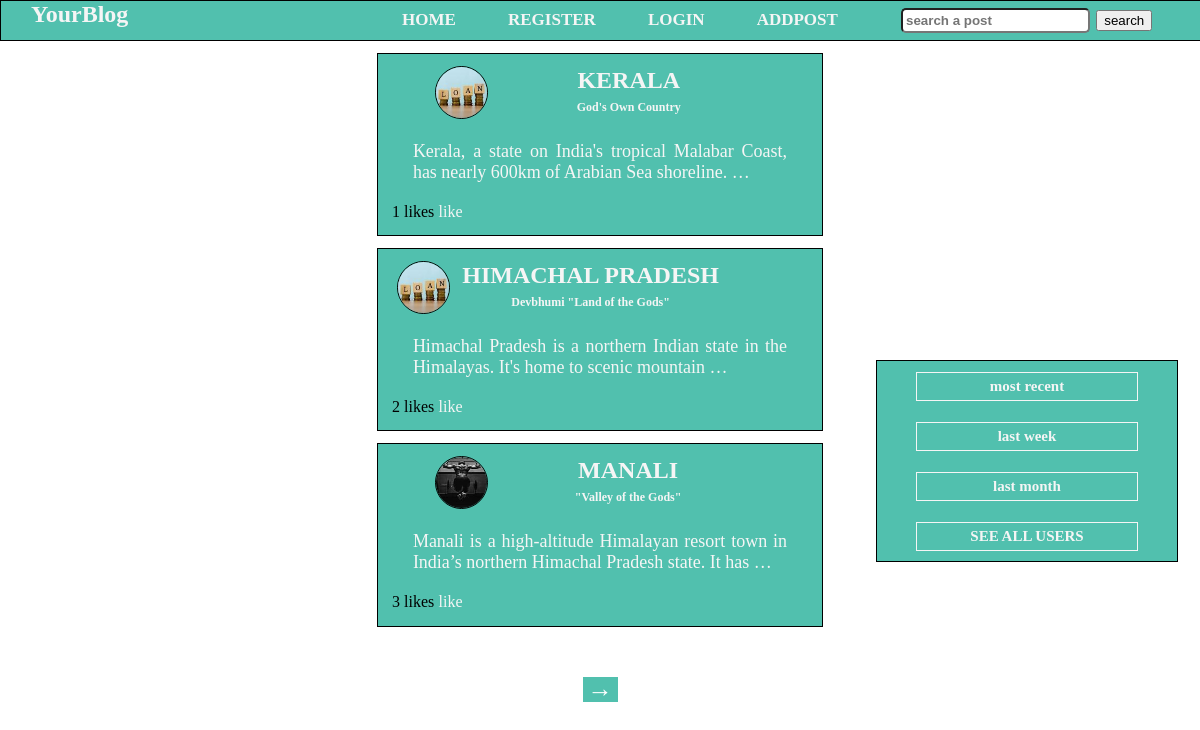
Before: / with the older database file.
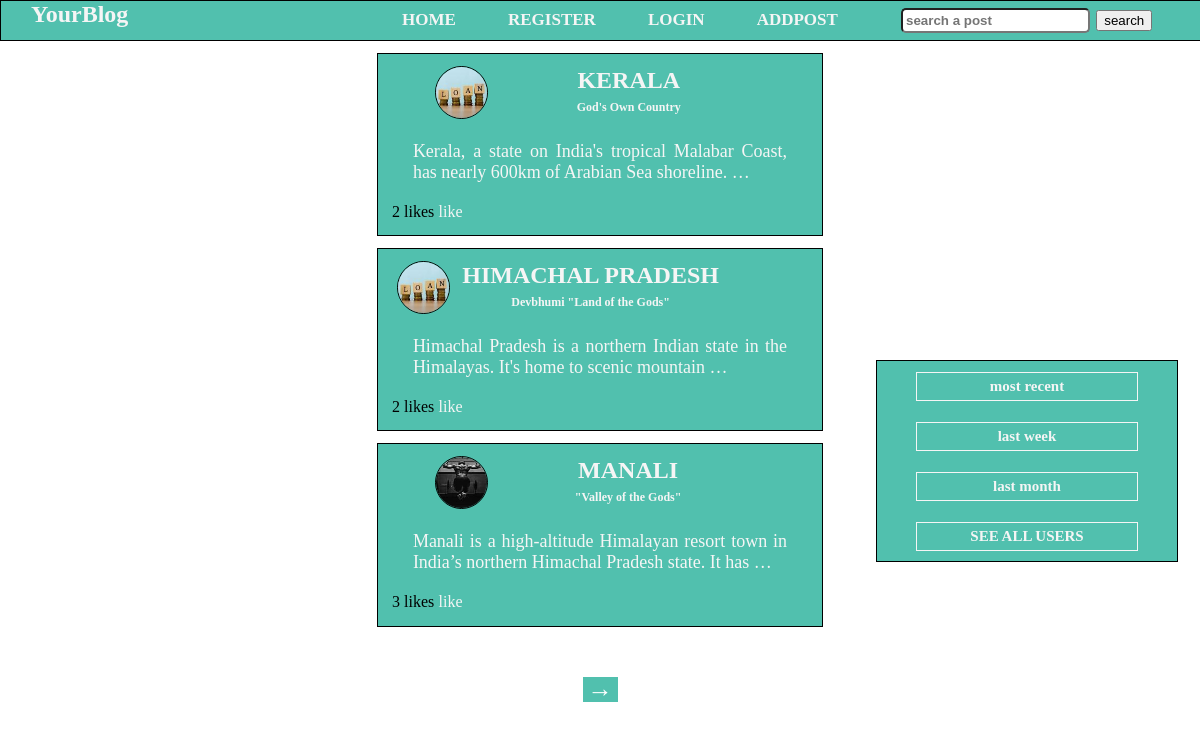
After: the same page with the newer database file.
### blog/models.py (models this page shows, shortened)
class Blogpost(models.Model):
	blog_id = models.AutoField(primary_key=True)
	user = models.ForeignKey(User, on_delete=models.CASCADE)
	title = models.CharField(max_length=30)
	sub_title = models.CharField(max_length=50)
	content = models.TextField(max_length=500)
	likes = models.IntegerField(default=0)
	date = models.DateField(auto_now_add=True)
	class Meta:
		ordering = ['blog_id']

### users/models.py (models this page shows, shortened)
class Profile(models.Model):
	user = models.OneToOneField(User, on_delete=models.CASCADE)
	first_name = models.CharField(max_length=50,default="first name")
	last_name = models.CharField(max_length=50, default="last name")
	age = models.CharField(max_length=2,default="age")
	about = models.CharField(max_length=50, default="about me")
	state = models.CharField(max_length=20,default="state")
	image = models.ImageField(default='profile_pics/default.jpg', upload_to='profile_pics')

### blog/views.py (the view)
# urls.py: path('', views.home, name='bloghome'),
def home(request):
	page_number = request.GET.get('page')
	if page_number is None:
		page_number = 1
	blogs = Blogpost.objects.all().order_by('-date')
	paginator = Paginator(blogs, 3)
	page_obj = paginator.get_page(page_number)
	if request.user.username:
		liked_blogs = request.user.preferences_set.all()
		liked_blogs = [b.blog for b in liked_blogs]
	else:
		liked_blogs = ''
	context = {
		'page_obj' : page_obj,
		'liked_blogs' : liked_blogs
	}
	print(liked_blogs)
	return render(request, 'blog/home.html',context)

### blog/templates/blog/home.html (shortened to what this page needs)
{% extends 'blog/base.html' %}
{% load static %}
{% block css %}
 <link rel="stylesheet" type="text/css" href="{% static  'blog/css/home.css' %}?{% now 'U' %}">
{% endblock %}
{% block content %}
<div class="outermain">
{% for blog in page_obj %}
<div class="main">
        <div class="container">
            <div class="upper-wrapper">
                <div class="userimage">
                <a href="{% url 'userprofile' blog.user.username %}"><img src={{ blog.user.profile.image.url }}></a>
             </div>
                <div class="lower-wrapper">
                <div class="title"><span>{{ blog.title }}</span></div>
                <div class="subtitle"><p>{{ blog.sub_title}}</p></div>
                </div>
            </div>
            <a href="{% url 'post' blog.blog_id %}"><div class="content"><p>{{ blog.content|truncatewords:15 }}</p></div>
            </a>
        <div class="bottom-wrapper">
            <span class="likelike" >{{ blog.likes }}  likes</span>
                {% if blog in liked_blogs %}
                    <a class="likelike" href="{% url 'unlike-post' blog.blog_id %}"><div class="like">dislike</div></a>
                {% else %}
                    <a class="likelike" href="{% url 'like-post' blog.blog_id %}"><div class="like">like</div></a>
            {% endif %}
        </div>
    </div>
</div>
{% endfor %}
</div>
<div class="sidebar">
    <div class="link">
        <a href="{% url 'search' 'most recent' %}">most recent</a>
        <a href="{% url 'search' 'last week' %}">last week</a>
        <a href="{% url 'search' 'last month' %}">last month</a>
        <a href="{% url 'users-list' %}">SEE ALL USERS</a>
    </div>
</div>
<div class="paginator">
    {% if page_obj.has_next %}
    <div class="next"><a class="pagelink" href="?page={{ page_obj.next_page_number }}">&rarr;</a></div>
    {% endif %}
</div>
{% endblock %}

### blog/templates/blog/base.html (shortened to what this page needs)
{% load static %}
<!DOCTYPE html>
<html lang="en">
<head>
    <link rel="stylesheet" type="text/css" href="{% static 'blog/css/base.css' %}?{% now 'U' %}">
    {% block css %}
    {% endblock%}
</head>
<body>
    <div class="nav">
    <div class="upper">
    <div class="header"><span>YourBlog</span></div>
    </div>
    <div class="lower" id="navlower">
    <ul>
        <li class="li1"><a href="{% url 'bloghome' %}" style="text-decoration: none;color: whitesmoke;">HOME</a></li>
        {% if request.user.id is None %}
            <li class="li3"><a href="{% url 'register' %}" style="text-decoration: none;color: whitesmoke;">REGISTER</a></li>
            <a href="{% url 'login' %}" style="text-decoration: none;color: whitesmoke;">LOGIN</a>
        {% else %}
        <li class="li2"><a href="{% url 'profile' %}" style="text-decoration: none;color: whitesmoke;">PROFILE</a></li>
        <li class="li4"><a href="{% url 'loggedout' %}" style="text-decoration: none;color: whitesmoke;">LOGOUT</a></li>
        {% endif %}
        <li class="li4"><a href="{% url 'addpost' %}" style="text-decoration: none;color: whitesmoke;">ADDPOST</a></li>
        </ul>
        <div class="searchbar">
            <form method="GET" action="{% url 'search_box' %}">
                <input type="text" placeholder="search a post" name="title">
                <button  type="submit" name="search">search</button>
            </form>
        </div>
    </div>
    </div>
    {% block content %}
    {% endblock %}
</body>
</html>

### staticfiles/blog/css/base.css (style rules this page uses)
body { margin: 0; padding: 0; overflow-x: hidden; font-size: 1em; }
* { list-style: none; text-decoration: none; color: whitesmoke; }
.nav { display: flex; font-size: 17px; font-weight: bolder; color: whitesmoke; background-color: rgb(81, 192, 174); width: 100%; border: 1px solid black; }
.header { flex: 1; display: flex; align-items: center; }
.header span { padding: 0 10%; font-size: 2vw; font-weight: bolder; }
.upper { flex: 1; }
.lower { flex: 3; display: flex; }
.lower ul { width: 60%; margin: 1%; display: flex; justify-content: space-evenly; }
.main { margin: 1% auto; text-align: center; display: flex; justify-content: center; }
.container { display: inline-block; width: 35%; background-color: rgb(81, 192, 174); padding: 1% 1%; border: 1px solid black; }
.title { font-size: 2vw; line-height: 1; font-weight: bolder; }
.subtitle { font-weight: bold; font-size: 1vw; line-height: 0.5; }
.content { margin: 0 5%; font-size: 1.5vw; color: whitesmoke; }
.content p { padding: 0 0.5%; text-justify: distribute-all-lines; text-align: justify; }
.userimage { width: 51px; height: auto; border-radius: 50%; display: inline-block; }
img { border: 1px solid black; width: 100%; height: auto; border-radius: 50%; }
.upper-wrapper { width: 80%; display: flex; align-items: center; justify-content: space-around; }
.paginator { width: 100%; margin: 50px 0; display: flex; align-items: center; justify-content: space-around; }
.next, .prev { width: 35px; height: 25px; display: flex; align-items: center; justify-content: center; background-color:rgb(81, 192, 174); }
.pagelink { color: white; font-size: 25px; font-weight: 900; }
.sidebar { border: 1px solid black; width: 25%; height: 200px; display: inline-block; position: absolute; left: 73%; top: 45%; color: black; font-weight: bolder; font-size: 15px; background-color:rgb(81, 192, 174); }
.link { display: flex; flex-direction: column; justify-content: space-around; align-items: center; height: 100%; text-align: center; }
.sidebar a { width: 70%; padding: 5px; border: 1px solid whitesmoke; }
.searchbar { height: 100%; color: black; margin: 5px 0; }
.searchbar form input { color: black; font-weight: bold; padding: 3px; margin: 2px; border-radius: 5px; }
.searchbar form button { color: black; cursor: pointer; }

### blog/static/blog/css/home.css (style rules this page uses)
.bottom-wrapper { display: flex; justify-content: flex-start; font-size: 1rem; }
.likelike { margin: 0.5%; color: black; }

Changed rows visible on the page:
changed Blogpost "KERALA": likes "1" → "2"
